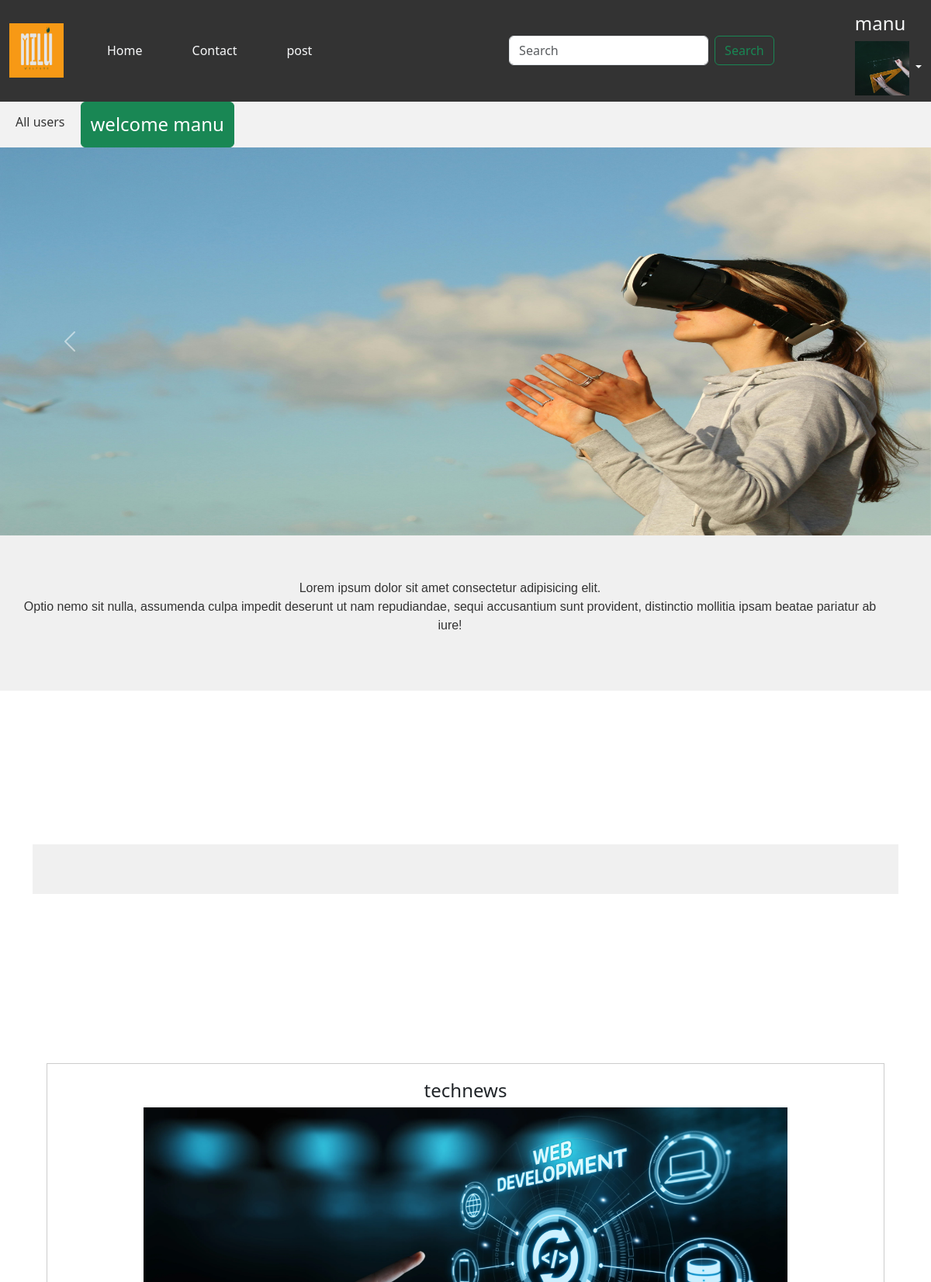
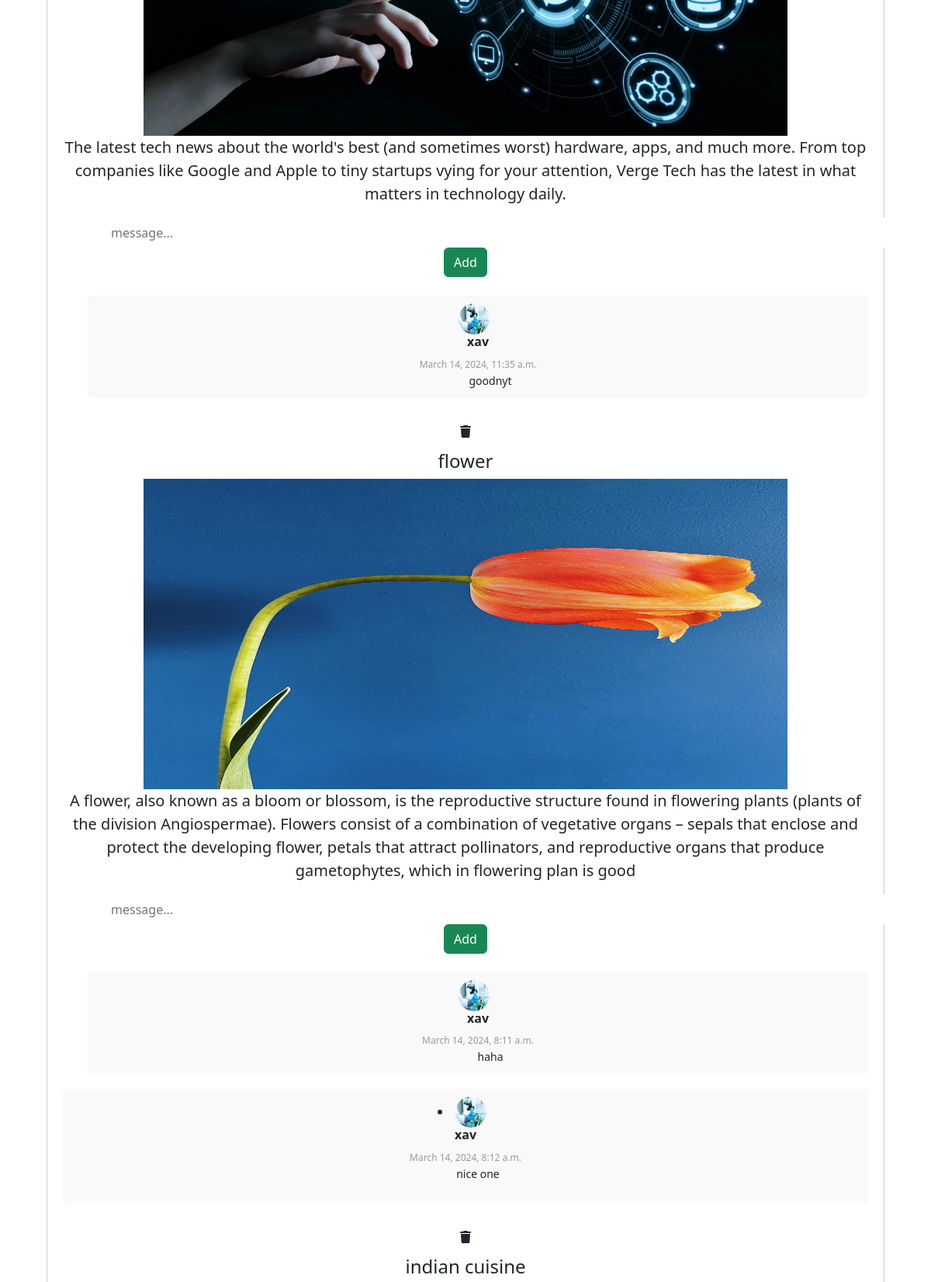
Screenshot of /home/ (signed in, upper part) with the database file from the repository (2 pictures, top to bottom).
### blogapp/models.py (models this page shows, shortened)
class UserProfile(models.Model):
    user=models.OneToOneField(User,on_delete=models.CASCADE,related_name="profile",null=True)
    address=models.CharField(max_length=200,null=True)
    phone=models.CharField(max_length=200,null=True)
    profile_pic=models.ImageField(upload_to="profile_pics",null=True,blank=True)
    dob=models.DateField(null=True)
    bio=models.CharField(max_length=200,null=True)
    following=models.ManyToManyField("self",related_name="followed_by",symmetrical=False,null=True)
    block=models.ManyToManyField("self",related_name="blocked",symmetrical=False,null=True)

class Post(models.Model):
    post_id = models.AutoField(primary_key=True)
    title = models.CharField(max_length=200)
    content = models.TextField()
    url = models.CharField(max_length=100)
    cat = models.CharField(max_length=100, choices=CATEGORIES)
    image = models.ImageField(upload_to='posts/')

class Comments(models.Model):
    post=models.ForeignKey(Post,on_delete=models.CASCADE,related_name="postcomment")
    user=models.ForeignKey(User,related_name="comments",on_delete=models.CASCADE)
    text=models.TextField()
    created_date=models.DateTimeField(default=timezone.now)

### blogapp/views.py (the view)
# urls.py: path("home/",views.HomeView.as_view(),name="home"),
@method_decorator(decs,name="dispatch")
class HomeView(View):
        def get(self,request,*args,**kwargs):
            posts=Post.objects.all()
            post_comments={}
            for post in posts:
                post_comments[post]=Comments.objects.filter(post=post)
                all_comments = []
                for comments_queryset in post_comments.values():
                    for comment in comments_queryset:
                        all_comments.append(comment)
            return render(request,"index.html",{"post_comments":post_comments})

### blogapp/templates/index.html (shortened to what this page needs)
{%extends 'base.html'%}
{%block body_block%}
{%load static%}
<div id="carouselExampleAutoplaying" class="carousel slide" data-bs-ride="carousel">
    <div class="carousel-inner">
      <div class="carousel-item active">
        <img src="{%static './images/1.jpg'%}" class="d-block w-100" alt="..." style="height:500px;">
      </div>
    </div>
    <button class="carousel-control-prev" type="button" data-bs-target="#carouselExampleAutoplaying" data-bs-slide="prev">
      <span class="carousel-control-prev-icon" aria-hidden="true"></span>
    </button>
    <button class="carousel-control-next" type="button" data-bs-target="#carouselExampleAutoplaying" data-bs-slide="next">
      <span class="carousel-control-next-icon" aria-hidden="true"></span>
    </button>
  </div>
  <div class="text-center lead">
    <p >Lorem ipsum dolor sit amet consectetur adipisicing elit.<br> Optio nemo sit nulla, assumenda culpa impedit deserunt ut nam repudiandae, sequi accusantium sunt provident, distinctio mollitia ipsam beatae pariatur ab iure!</p>
  </div>
  <div class="container">
    <div class="row1">
        <div class="col">
          </div>
        <div class="col">
        </div>
        <div class="col">
          </div>
    </div>
    <div class="row1">
        <div class="col">
          </div>
        <div class="col">
        </div>
        <div class="col">
        </div>
    </div>
</div>
<div class="post-container">
  <div class="post">
    {% for post, comments in post_comments.items %}
     <h4>{{post.title}}</h4>
     <div>
      <img src="{{post.image.url}}" alt="" width="80%" height="400px">
     </div>
     <p class="lead">{{post.content}}</p>
     <div class="back">
      <form  action="{%url 'comments' pk=post.post_id %}" method="post" >
        <div class="ms-5 comment  form-control rounded-end-0 border-0">
          <input type="text" name="text" id="" placeholder="message..." class="border-0 w-100">
        </div>
       <div>
        <button type="submit" class="btn btn-success mb-4">Add</button>
       </div>
        <ul class="comments-list">
          {%for comment in comments%}
          <li class="comment-container">
            {%if comment.user.profile.profile_pic%}
            <img src="{{ comment.user.profile.profile_pic.url }}" alt="" height="40px" width="40px">
           {%else%}
           <img src="{% static 'images/th.jpeg' %}" alt="" height="40px" width="40px">
          {%endif%}
          <h6>{{comment.user}}</h6>
          <span class="created-date">{{ comment.created_date }}</span>
          <oL>{{ comment.text }}</oL>
          </li>
        </ul>
        {%endfor%}
      </form>
     </div>
     <i class="fa-solid fa-trash mb-3 mt-3"><a href="{%url 'delete' post.post_id%}"></a></i>
     {%endfor%}
  </div>
</div>
{%endblock%}

### blogapp/templates/base.html (shortened to what this page needs)
<!DOCTYPE html>
{%load static%}
<html lang="en">
<head>
    <link rel="stylesheet" href="{%static 'css/style.css' %}">
    <link href="https://cdn.jsdelivr.net/npm/bootstrap@5.3.3/dist/css/bootstrap.min.css" rel="stylesheet">
    <link rel="stylesheet" href="https://cdnjs.cloudflare.com/ajax/libs/font-awesome/6.5.1/css/all.min.css" />
</head>
<body>
    <div class="sticky-top">
        <nav class="navbar navbar-expand-lg ">
            <div class="container-fluid">
                <a><img src="{%static 'images/logo.jpg' %}" class="mt" alt="" width="70px" height="70px" ></a>
              <div class="collapse navbar-collapse" id="navbarScroll">
                <ul class="navbar-nav me-auto my-2 my-lg-0 navbar-nav-scroll" style="--bs-scroll-height: 100px;">
                  <li class="nav-item">
                    <a class="nav-link active text-light ms-5" aria-current="page" href="{%url 'home'%}">Home</a>
                  </li>
                  <li class="nav-item">
                    <a class="nav-link text-light ms-5" href="#">Contact</a>
                  </li>
                  <li class="nav-item ">
                    <a class="nav-link active text-light ms-5" aria-current="page" href="{%url 'createpost'%}">post</a>
                  </li>
                </ul>
                <form1 class="d-none d-lg-flex me-2" role="search">
                  <input class="form-control me-2" type="search" placeholder="Search" aria-label="Search">
                  <button1 class="btn btn-outline-success me-5" type="submit">Search</button1>
                </form1>
                <li class="nav-item dropdown mt-2 d-none d-lg-block ">
                    <a class="nav-link dropdown-toggle text-light ms-5" href="#" role="button" data-bs-toggle="dropdown" aria-expanded="false">
                        {%if request.user.profile.profile_pic%}
                        <h4>{{request.user}}</h4>
                        <img class="profile-small" src="{{request.user.profile.profile_pic.url}} " alt="avatar" width="70px" height="70px">
                       {%else%}
                       <h4>{{request.user}}</h4>
                       <img class="profile-small" src="{%static 'images/th.jpeg'%} " alt="avatar" width="70px" height="70px">
                       {%endif%}
                    </a>
                  </li>
              </div>
            </div>
          </nav>
          <div class="navbar-secondary" id="nav2">
            <a href="{%url 'profilelist'%}">All users</a>
            <button class="btn btn-success me-5"><h4 class="mt-2" >welcome {{request.user}}</h4></button>
          </div>
    </div>
{%block body_block%}
{%endblock%}
</body>
</html>

### blogapp/static/css/style.css (style rules this page uses)
nav { background-color: #333; color:#ccc; }
.navbar-secondary { background-color: #f2f2f2; overflow: hidden; }
.navbar-secondary a { float:left; display:block; color:#333; text-align: center; padding:14px 20px; text-decoration: none; }
.nav-item { list-style: none; }
ul li a { text-decoration: none; color:white; }

### blogapp/templates/index.html (style rules this page uses)
.text-center { text-align: center; display:flex; justify-content: center; align-items: center; height: 200px; background-color: #f0f0f0; ; }
.text-center p { font-family: Arial, Helvetica, sans-serif; font-size: 16px; color:#333; padding:20px; border-radius: 10px; }
.container { display:flex; justify-content: center; align-items: center; height:60vh; }
.row1 { display:flex; justify-content: space-around; width:70%; background-color: #f0f0f0; padding:20px; margin-bottom: 20px; }
.post-container { max-width: 90%; margin: 0 auto; display: flex; justify-content: center; align-items: center; text-align: center; }
.post { border:1px solid #ccc; padding: 20px; margin-bottom: 20px; }
.comment-container { margin-bottom: 20px; padding: 10px; border-radius: 5px; background-color: #f9f9f9; }
.comment-container img { border-radius: 50%; margin-right: 10px; }
.comment-container h6 { margin-top: 0; margin-bottom: 5px; font-size: 16px; font-weight: bold; }
.comments-list { list-style: none; }
.comment-container ol { margin-top: 0; font-size: 14px; line-height: 1.6; }
.comment-container span.created-date { font-size: 12px; color: #999; }

### rows the page displays
Post: title "technews", image (picture), content "The latest tech news about the world's best (and sometimes worst) hardware, apps, and much more. From top companies like Google and Apple to tiny startups vying for your attention, Verge Tech has the latest in what matters in technology daily."
Comments: user.profile.profile_pic (picture), user "xav", created_date "March 14, 2024, 11:35 a.m.", text "goodnyt"
Post: title "flower", image (picture), content "A flower, also known as a bloom or blossom, is the reproductive structure found in flowering plants (plants of the division Angiospermae). Flowers consist of a combination of vegetative organs – sepals that enclose and protect the developing flower, petals that attract pollinators, and reproductive organs that produce gametophytes, which in flowering plan is good"
Comments: user.profile.profile_pic (picture), user "xav", created_date "March 14, 2024, 8:11 a.m.", text "haha"
Comments: user.profile.profile_pic (picture), user "xav", created_date "March 14, 2024, 8:12 a.m.", text "nice one"
Post: title "indian cuisine"

### other values shown
{{ request.user }} "manu"
